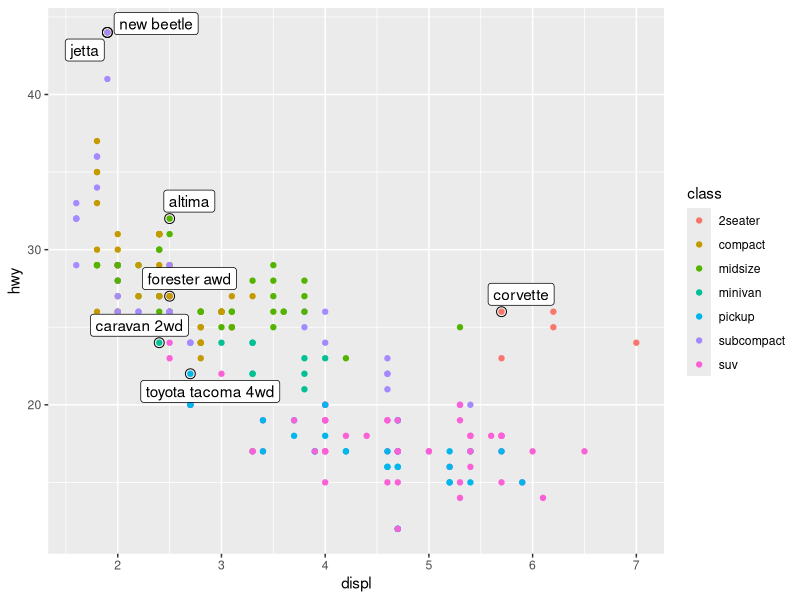
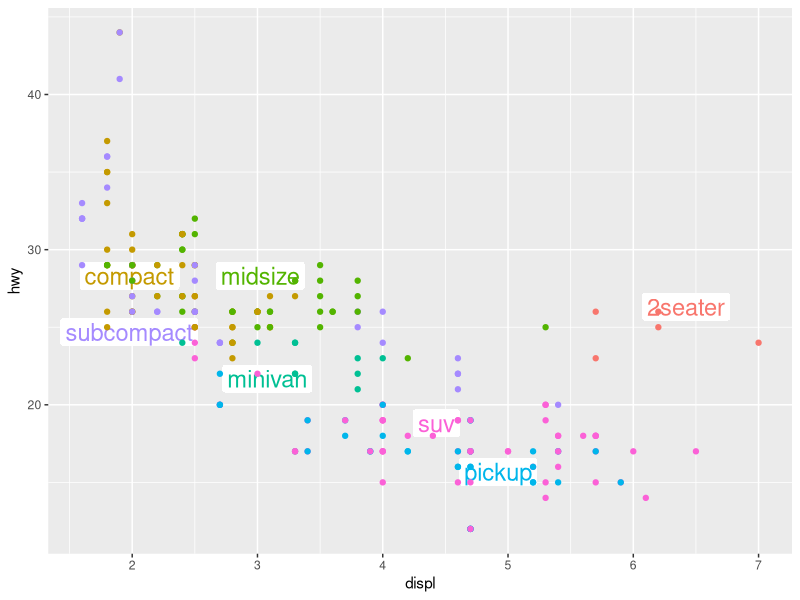
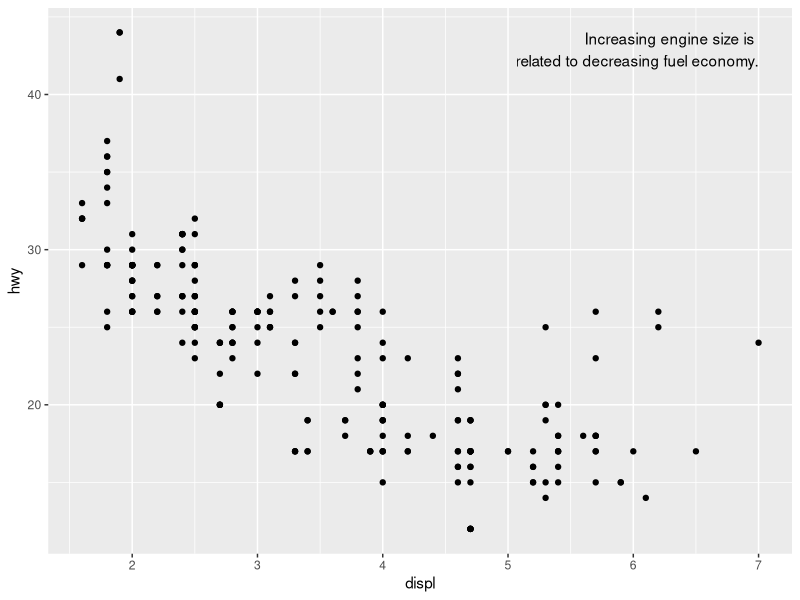
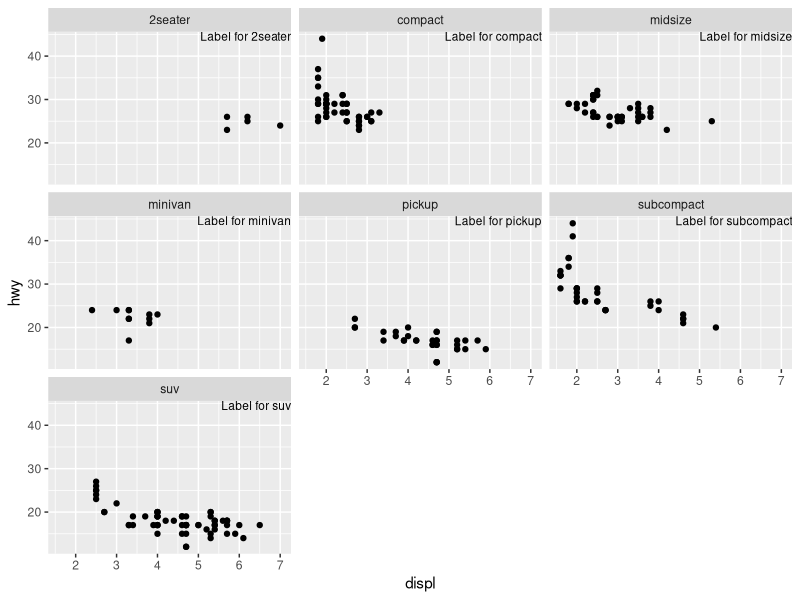
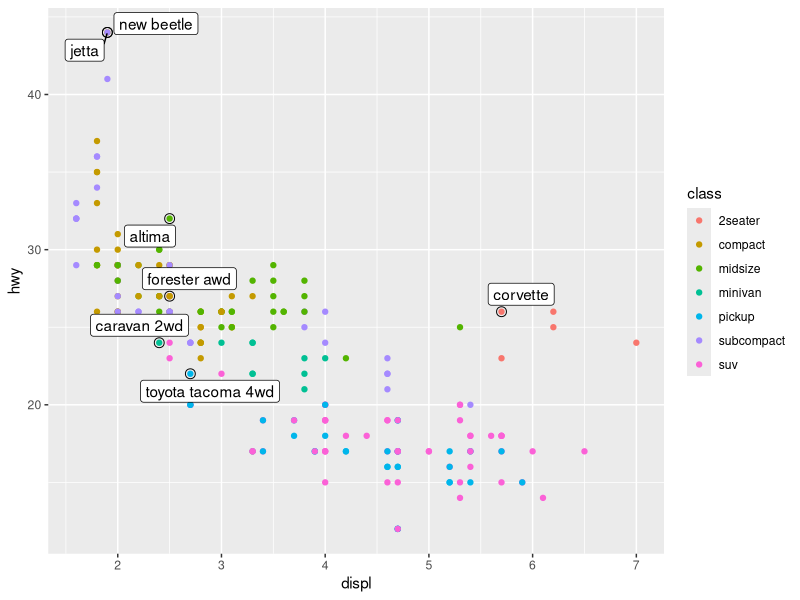
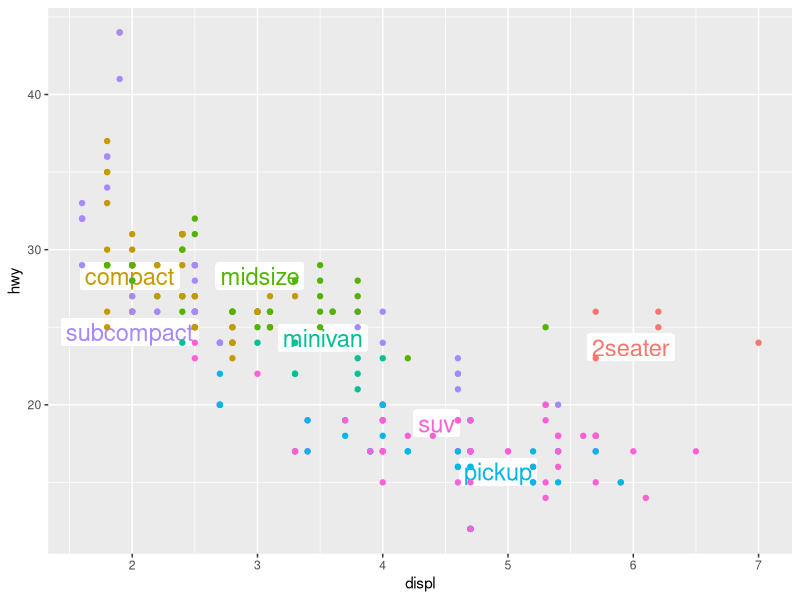
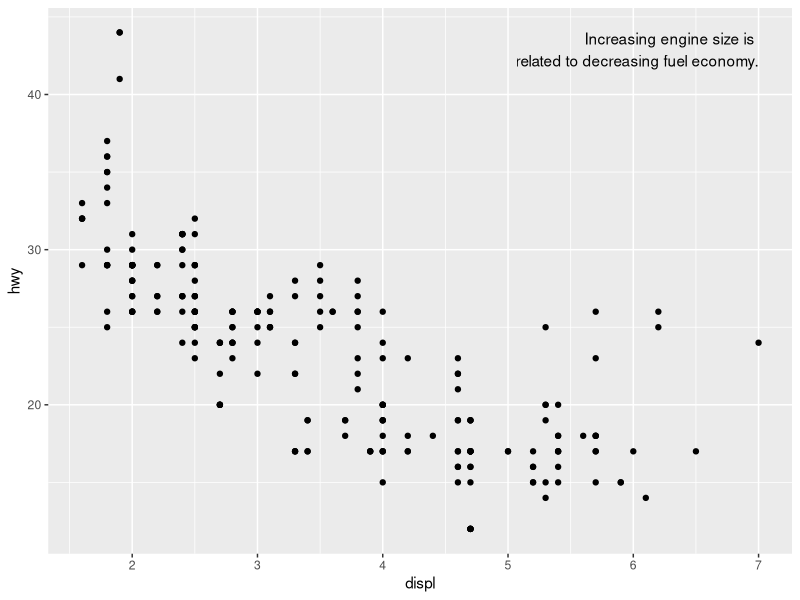
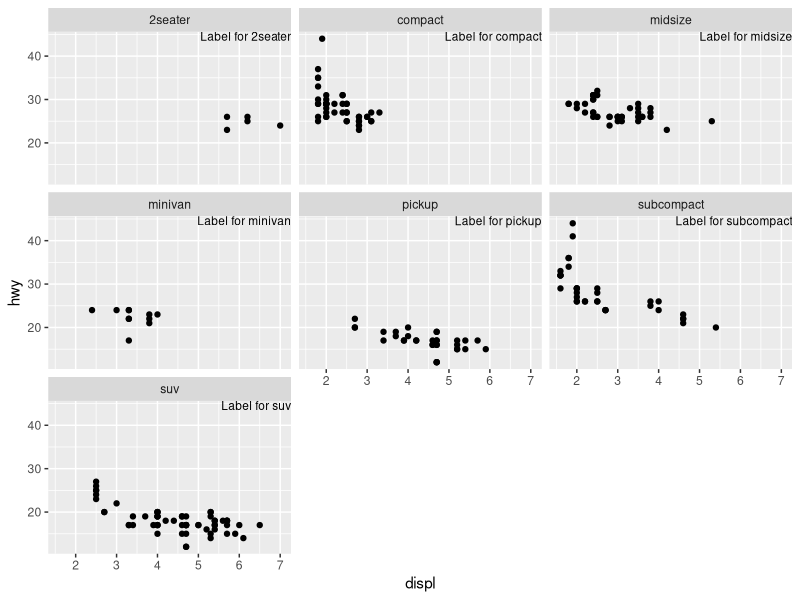

The R script that drew these images, in order:
library(tidyverse)

#1
best_in_class <- mpg %>%
  group_by(class) %>%
  filter(row_number(desc(hwy)) == 1)

ggplot(mpg, aes(displ, hwy)) +
  geom_point(aes(colour = class)) +
  geom_point(size = 3, shape = 1, data = best_in_class) +
  ggrepel::geom_label_repel(aes(label = model), data = best_in_class)

ggsave("communicate/figs/annotations.png")

#2
class_avg <- mpg %>%
  group_by(class) %>%
  summarise(
    displ = median(displ),
    hwy = median(hwy)
  )


ggplot(mpg, aes(displ, hwy, colour = class)) +
  ggrepel::geom_label_repel(aes(label = class),
                            data = class_avg,
                            size = 6,
                            label.size = 0,
                            segment.color = NA
  ) +
  geom_point() +
  theme(legend.position = "none")

ggsave("communicate/figs/annotations2.png")

#3
label <- mpg %>%
  summarise(
    displ = max(displ), #use 'Inf' if you want to place text exactly on the borders 
    hwy = max(hwy), #use 'Inf' if you want to place text exactly on the borders
    label = "Increasing engine size is \nrelated to decreasing fuel economy."
  )

ggplot(mpg, aes(displ, hwy)) +
  geom_point() +
  geom_text(aes(label = label), data = label, vjust = "top", hjust = "right")

ggsave("communicate/figs/annotations3.png")

#4
label2 <- tibble(
  displ = Inf,
  hwy = Inf,
  class = unique(mpg$class),
  label = str_c("Label for ", class)
)

ggplot(mpg, aes(displ, hwy)) +
  geom_point() +
  geom_text(aes(label = label),
            data = label2, vjust = "top", hjust = "right",
            size = 3
  ) +
  facet_wrap(~class)

ggsave("communicate/figs/annotations4.png")
